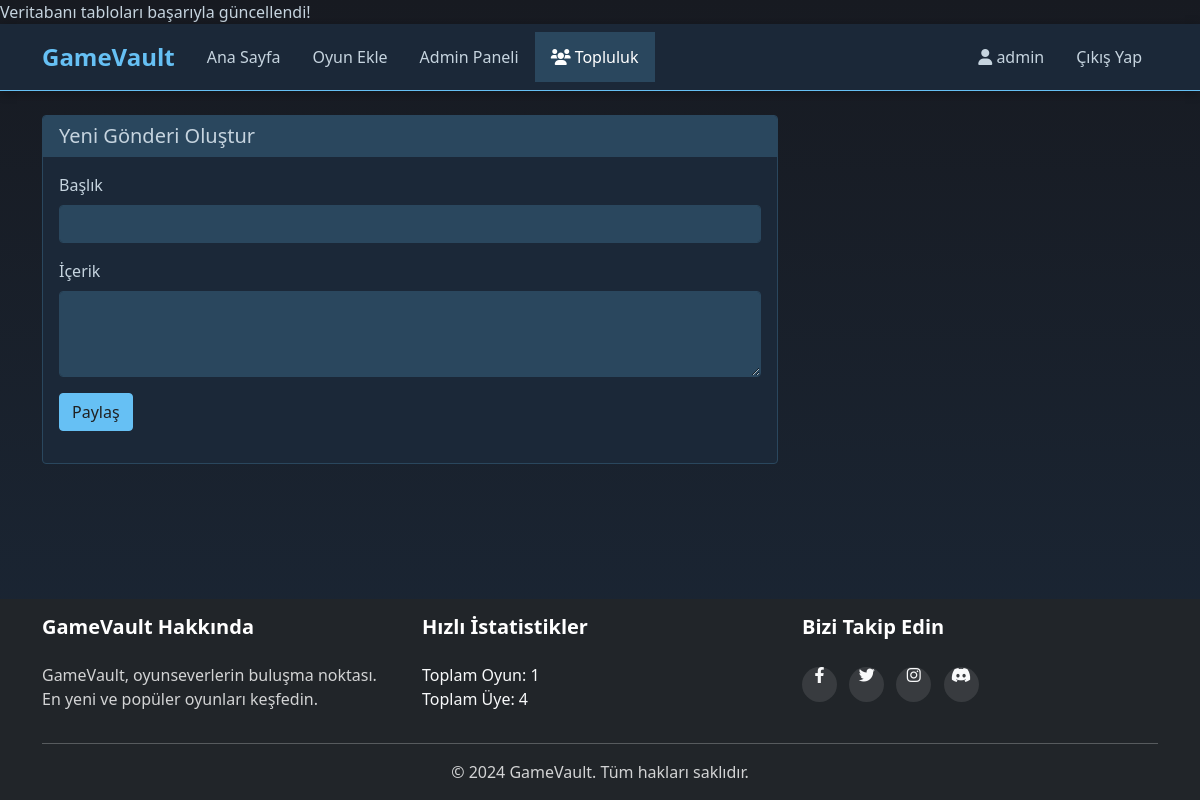
The app's page /community.php (signed in), older data.
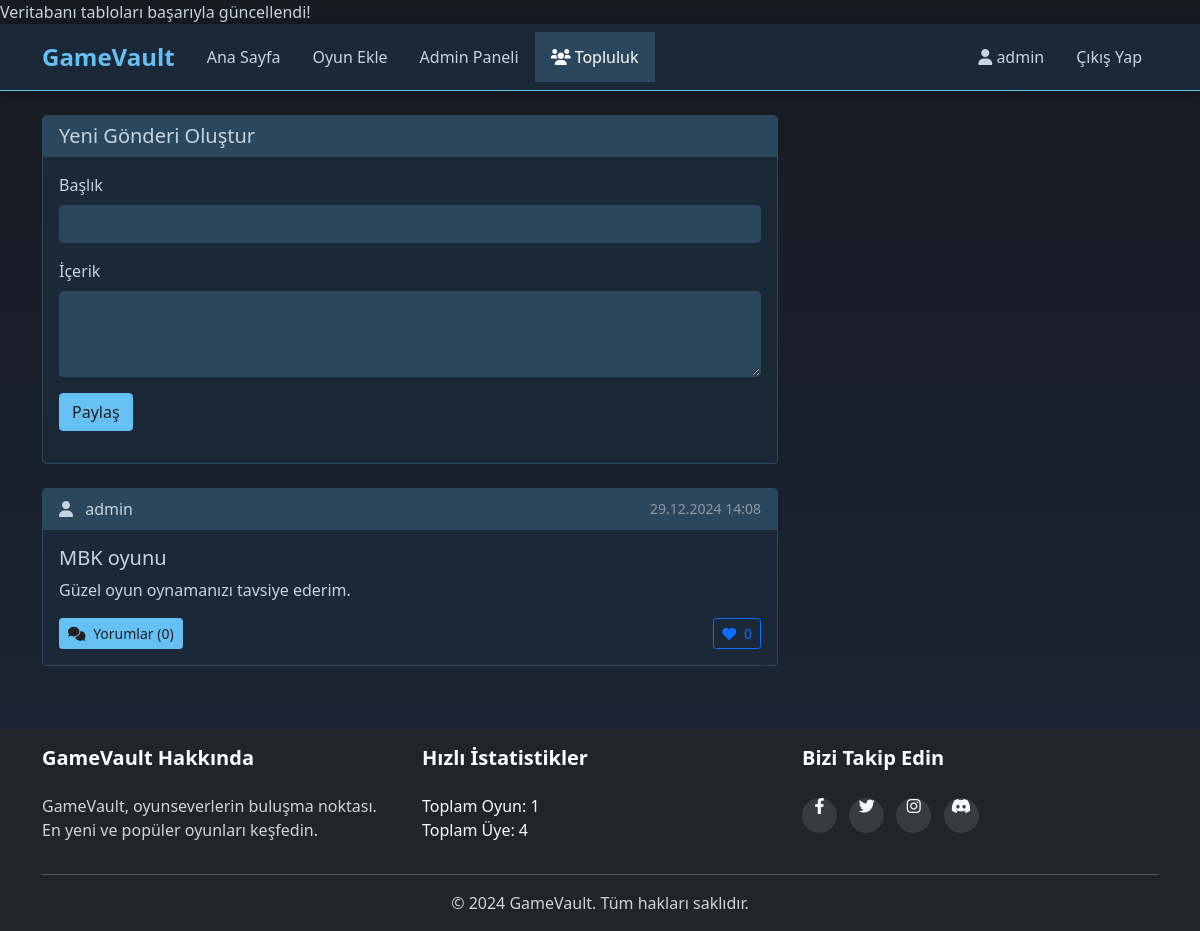
The same page, newer data.
### tables this page shows
CREATE TABLE forum_posts (
                id INTEGER PRIMARY KEY AUTOINCREMENT,
                user_id INTEGER NOT NULL,
                title TEXT NOT NULL,
                content TEXT NOT NULL,
                likes INTEGER DEFAULT 0,
                created_at DATETIME DEFAULT CURRENT_TIMESTAMP,
                FOREIGN KEY (user_id) REFERENCES users(id) ON DELETE CASCADE
            );

### community.php (the view, shortened to what this page needs)
<?php
$db = Database::getInstance()->getConnection();
try {
    $stmt = $db->prepare("
        SELECT fp.*, u.username,
        (SELECT COUNT(*) FROM forum_comments WHERE post_id = fp.id) as comment_count
        FROM forum_posts fp
        JOIN users u ON fp.user_id = u.id
        ORDER BY fp.created_at DESC
    ");
    $stmt->execute();
    $posts = $stmt->fetchAll();
} catch(PDOException $e) {
    $error = 'Gönderiler yüklenirken bir hata oluştu.';
}
$active_page = 'community';
include 'includes/header.php';
?>
<div class="container mt-4">
    <div class="row">
        <div class="col-md-8">
            <div class="card mb-4">
                <div class="card-header">
                    <h5 class="mb-0">Yeni Gönderi Oluştur</h5>
                </div>
                <div class="card-body">
                    <form method="POST" action="">
                        <div class="mb-3">
                            <label for="post_title" class="form-label">Başlık</label>
                            <input type="text" class="form-control" id="post_title" name="post_title" required>
                        </div>
                        <div class="mb-3">
                            <label for="post_content" class="form-label">İçerik</label>
                            <textarea class="form-control" id="post_content" name="post_content" rows="3" required></textarea>
                        </div>
                        <button type="submit" class="btn btn-primary">Paylaş</button>
                    </form>
                </div>
            </div>
            <?php foreach ($posts as $post): ?>
            <div class="card mb-3">
                <div class="card-header d-flex justify-content-between align-items-center">
                    <div>
                        <i class="fas fa-user me-2"></i>
                        <?php echo htmlspecialchars($post['username']); ?>
                    </div>
                    <small class="text-muted">
                        <?php echo date('d.m.Y H:i', strtotime($post['created_at'])); ?>
                    </small>
                </div>
                <div class="card-body">
                    <h5 class="card-title"><?php echo htmlspecialchars($post['title']); ?></h5>
                    <p class="card-text"><?php echo nl2br(htmlspecialchars($post['content'])); ?></p>
                    <div class="d-flex justify-content-between align-items-center">
                        <div>
                            <a href="post_details.php?id=<?php echo $post['id']; ?>" class="btn btn-sm btn-primary">
                                <i class="fas fa-comments me-1"></i>
                                Yorumlar (<?php echo $post['comment_count']; ?>)
                            </a>
                        </div>
                        <div>
                            <button class="btn btn-sm btn-outline-primary like-btn" data-post-id="<?php echo $post['id']; ?>">
                                <i class="fas fa-heart me-1"></i>
                                <span class="like-count"><?php echo $post['likes']; ?></span>
                            </button>
                        </div>
                    </div>
                </div>
            </div>
            <?php endforeach; ?>
        </div>
    </div>
</div>
<?php include 'includes/footer.php'; ?>

### includes/header.php (shortened to what this page needs)
<!DOCTYPE html>
<html lang="tr">
<head>
    <link href="https://cdn.jsdelivr.net/npm/bootstrap@5.1.3/dist/css/bootstrap.min.css" rel="stylesheet">
    <link href="https://cdnjs.cloudflare.com/ajax/libs/font-awesome/6.0.0/css/all.min.css" rel="stylesheet">
    <link href="css/style.css" rel="stylesheet">
</head>
<body>
    <nav class="navbar navbar-expand-lg navbar-dark bg-dark">
        <div class="container">
            <a class="navbar-brand" href="index.php">GameVault</a>
            <div class="collapse navbar-collapse" id="navbarNav">
                <ul class="navbar-nav me-auto">
                    <li class="nav-item">
                        <a class="nav-link <?php echo $active_page == 'home' ? 'active' : ''; ?>" href="index.php">Ana Sayfa</a>
                    </li>
                    <?php if (isset($_SESSION['is_admin']) && $_SESSION['is_admin'] == 1): ?>
                    <li class="nav-item">
                        <a class="nav-link <?php echo $active_page == 'add_game' ? 'active' : ''; ?>" href="add_game.php">Oyun Ekle</a>
                    </li>
                    <li class="nav-item">
                        <a class="nav-link <?php echo $active_page == 'admin' ? 'active' : ''; ?>" href="admin_panel.php">Admin Paneli</a>
                    </li>
                    <?php endif; ?>
                    <li class="nav-item">
                        <a class="nav-link <?php echo $active_page == 'community' ? 'active' : ''; ?>" href="community.php">
                            <i class="fas fa-users me-1"></i>Topluluk
                        </a>
                    </li>
                </ul>
                <ul class="navbar-nav">
                    <li class="nav-item">
                        <a class="nav-link <?php echo $active_page == 'profile' ? 'active' : ''; ?>" href="profile.php">
                            <i class="fas fa-user"></i> <?php echo isset($_SESSION['username']) ? htmlspecialchars($_SESSION['username']) : ''; ?>
                        </a>
                    </li>
                    <li class="nav-item">
                        <a class="nav-link" href="logout.php">Çıkış Yap</a>
                    </li>
                </ul>
            </div>
        </div>
    </nav>
</body>
</html>

### includes/footer.php (shortened to what this page needs)
<?php
$db = Database::getInstance()->getConnection();
try {
    $total_games = $db->query("SELECT COUNT(*) FROM games")->fetchColumn();
    $total_users = $db->query("SELECT COUNT(*) FROM users")->fetchColumn();
} catch(PDOException $e) {
    $total_games = 0;
    $total_users = 0;
}
?>
<footer class="footer mt-5 py-3 bg-dark text-light">
    <div class="container">
        <div class="row">
            <div class="col-md-4">
                <h5>GameVault Hakkında</h5>
                <p>GameVault, oyunseverlerin buluşma noktası. En yeni ve popüler oyunları keşfedin.</p>
            </div>
            <div class="col-md-4">
                <h5>Hızlı İstatistikler</h5>
                <ul class="list-unstyled">
                    <li>Toplam Oyun: <?php echo number_format($total_games); ?></li>
                    <li>Toplam Üye: <?php echo number_format($total_users); ?></li>
                </ul>
            </div>
            <div class="col-md-4">
                <h5>Bizi Takip Edin</h5>
                <div class="social-links">
                    <a href="#" class="text-light me-2"><i class="fab fa-facebook-f"></i></a>
                    <a href="#" class="text-light me-2"><i class="fab fa-twitter"></i></a>
                    <a href="#" class="text-light me-2"><i class="fab fa-instagram"></i></a>
                    <a href="#" class="text-light"><i class="fab fa-discord"></i></a>
                </div>
            </div>
        </div>
        <hr class="mt-3">
        <div class="row">
            <div class="col-12 text-center">
                <p class="mb-0">&copy; <?php echo date('Y'); ?> GameVault. Tüm hakları saklıdır.</p>
            </div>
        </div>
    </div>
</footer>
</body>
</html>

### css/style.css (style rules this page uses)
:root { --primary-bg: #171a21; --secondary-bg: #1b2838; --content-bg: #2a475e; --text-color: #c6d4df; --text-muted: #8f98a0; --text-hover: #ffffff; --primary-accent: #66c0f4; --secondary-accent: #1999ff; --success: #a4d007; --danger: #cc3d3d; --card-bg: #1b2838; --card-border: #2a475e; --card-hover: #2a475e; }
body { background-color: var(--primary-bg) !important; color: var(--text-color) !important; }
.navbar { background-color: #1b2838 !important; border-bottom: 1px solid #66c0f4; box-shadow: 0 2px 10px rgba(0, 0, 0, 0.3); }
.navbar-brand { color: #66c0f4 !important; font-weight: bold; font-size: 1.5rem; }
.nav-link { color: #c6d4df !important; padding: 0.8rem 1rem !important; transition: all 0.3s ease; }
.nav-link.active { color: #ffffff !important; background-color: rgba(102, 192, 244, 0.2); }
.card { background-color: var(--card-bg); border: 1px solid var(--card-border); transition: all 0.3s ease; }
.card-body { color: var(--text-color); }
.btn-primary { background-color: var(--primary-accent) !important; border-color: var(--primary-accent) !important; color: #202020 !important; }
.form-control, .form-select { background-color: var(--content-bg) !important; border-color: var(--card-border) !important; color: var(--text-color) !important; }
::placeholder { color: var(--text-muted) !important; opacity: 1; }
html, body { min-height: 100vh; display: flex; flex-direction: column; background: linear-gradient(to bottom, var(--primary-bg), var(--secondary-bg)) !important; }
.container { flex: 1; }
.footer { margin-top: auto; padding: 2rem 0; background-color: #343a40; color: #fff; }
.footer h5 { color: #fff; margin-bottom: 1.5rem; font-weight: 600; }
.footer p { color: rgba(255, 255, 255, 0.8); }
.footer .social-links a { display: inline-block; width: 35px; height: 35px; line-height: 35px; text-align: center; border-radius: 50%; background-color: rgba(255, 255, 255, 0.1); transition: all 0.3s ease; }
.footer hr { border-color: rgba(255, 255, 255, 0.1); }
html, body { height: 100%; }
body { display: flex; flex-direction: column; min-height: 100vh; }
.form-control, .form-select { background-color: var(--content-bg); border: 1px solid var(--card-border); color: var(--text-color); }
.card { background-color: var(--card-bg) !important; border: 1px solid var(--card-border) !important; }
.card-header { background-color: var(--content-bg) !important; border-bottom: 1px solid var(--card-border) !important; color: var(--text-color) !important; }
.card-body { color: var(--text-color) !important; }
.form-label { color: var(--text-color) !important; }
.form-control { background-color: var(--content-bg) !important; border: 1px solid var(--card-border) !important; color: var(--text-color) !important; }
.text-muted { color: var(--text-muted) !important; }
a { color: var(--primary-accent) !important; }
::placeholder { color: var(--text-muted) !important; opacity: 0.7; }
.like-btn { transition: all 0.2s; }

Row changes from the older to the newer data that the page shows:
added forum_posts: username "admin", created_at "29.12.2024 14:08", title "MBK oyunu", content "Güzel oyun oynamanızı tavsiye ederim.", comment_count "0", likes "0"
